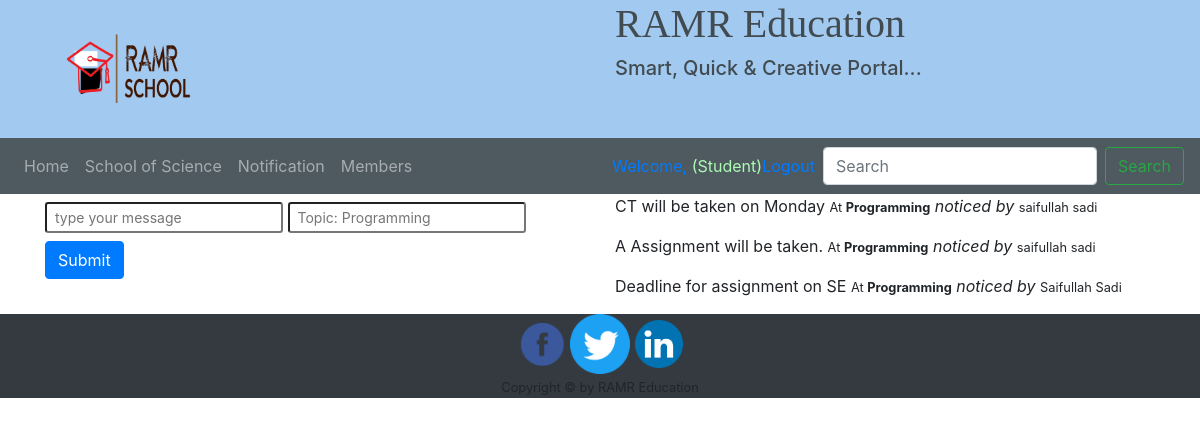
The page /pages/teacher/notification.php on the database its author committed.
### tables this page shows
CREATE TABLE `notification` (
  `id` int(11) NOT NULL,
  `title` varchar(255) DEFAULT NULL,
  `teacher_name` varchar(255) DEFAULT NULL,
  `type` varchar(255) NOT NULL
);

### pages/teacher/notification.php (the view, shortened to what this page needs)
<?php
include '../heading.php';
include '../navbar.php';
$queryNotification = mysqli_query($conn, "select * from notification order by id desc");
?>
<div class="container mb-10">
    <div class="row">
        <div class="col-md-6">
            <?php if (!$_SESSION['student_login']) : ?>
                <form method="POST" action="notify.php" class="mt-2 mb-2">
                    <input type="text" name="title" placeholder="type your message" class="form-control-sm">
                    <input type="text" name="type" placeholder="Topic: Programming" class="form-control-sm">
                    <input type="submit" name="notification" class="btn btn-primary mt-2">
                </form>
            <?php endif; ?>
        </div>
        <div class="col-md-6">
            <div id="file_info">
                <?php while ($row = mysqli_fetch_array($queryNotification)) : ?>
                    <p><?php echo $row['title']; ?> <small>At <strong><?php echo $row['type'] ?></strong></small> <i>noticed by</i> <small><?php echo $row['teacher_name']; ?></small></p>
                <?php endwhile; ?>
            </div>
        </div>
    </div>
</div>
<?php
include '../footer.php';
?>

### rows shown on the page
notification: title "CT will be taken on Monday", type "Programming", teacher_name "saifullah sadi"
notification: title "A Assignment will be taken.", type "Programming", teacher_name "saifullah sadi"
notification: title "Deadline for assignment on SE", type "Programming", teacher_name "Saifullah Sadi"
